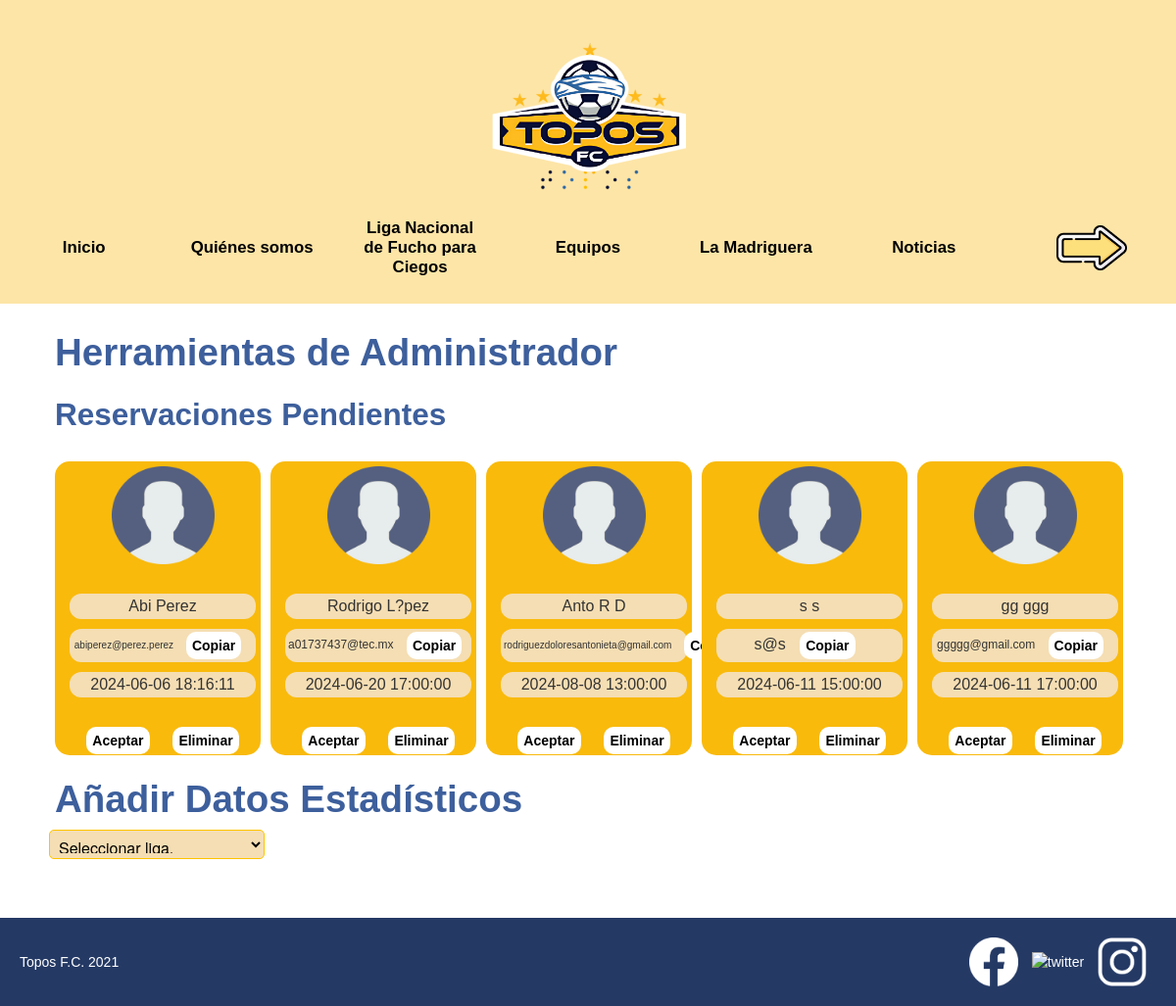
The app's page /admin.php with its own data.
### tables this page shows
CREATE TABLE `reservacion` (
  `idReserva` int(11) NOT NULL,
  `nombre` varchar(40) NOT NULL,
  `apellido` varchar(40) NOT NULL,
  `correo` varchar(255) NOT NULL,
  `motivo` varchar(100) NOT NULL,
  `horaRsv` datetime NOT NULL DEFAULT CURRENT_TIMESTAMP,
  `estado` varchar(100) DEFAULT 'Pendiente' NOT NULL
);

### admin.php (the view, shortened to what this page needs)
<!DOCTYPE html>
<html>
<head>
    <link href="css/bootstrap.min.css" rel="stylesheet" id="bootstrap-styles">
    <link rel="stylesheet" href="css/style.css">
</head>
<body class="adminPage">
<div class="container clearfix et_menu_container">
    <nav class="navbar_container">
        <div class="header_top">
            <div class="imagen_navbar">
                <img src="images/topos_logo.png" alt="Logo de topos FC">
            </div>
        </div>
        <div class="lista seccion1">
            <ul>
                <li><a href="https://toposfc.org/">Inicio</a></li>
                <li><a href="https://toposfc.org/quienes-somos/">Quiénes somos</a></li>
                <li><a href="https://toposfc.org/liga-nacional-de-futbol-para-ciegos/">Liga Nacional de Fucho para Ciegos</a></li>
                <li><a href="https://toposfc.org/equipos/">Equipos</a></li>
                <li><a href="https://toposfc.org/cdc_la_madriguera/">La Madriguera</a></li>
                <li><a href="https://toposfc.org/noticias/">Noticias</a></li>
                <li class="flecha"><a href="#seccion2"><img src="images/flecha_abajo.png" alt="Cambio de menú"></a></li>
            </ul>
        </div>
    </nav>
</div>
<div id='divInicial'>
    <br>
    <h1>Herramientas de Administrador</h1>
    <h2>Reservaciones Pendientes</h2>
    <br><br>
    <div class="scroll-container" id="reservations-container">
        <?php
        $pdo = Database::connect();
        $pdo->setAttribute(PDO::ATTR_ERRMODE, PDO::ERRMODE_EXCEPTION);
        $sql = "SELECT nombre, apellido, correo, motivo, horaRsv FROM reservacion WHERE estado = 'Pendiente'";
        $stmt = $pdo->prepare($sql);
        $stmt->execute();
        $result = $stmt->fetchAll(PDO::FETCH_ASSOC);
        if (empty($result)) {
            echo '<div class="scroll-item no-reservations">
                <div class="contenido">
                    <p>No hay reservaciones pendientes</p>
                </div>
            </div>';
        } else {
            foreach ($result as $row) {
                $horaRsv = $row['horaRsv'];
                echo '<div class="scroll-item" onclick="toggleGirar(this)">
                    <div class="contenido">
                        <img src="images/usuario.png" alt="Imagen usuario" class="ima_usuario"><br><br>
                        <div>
                            <div class="pinfo">' . $row['nombre'] . ' ' . $row['apellido'] . '</div>
                            <div class="pinfo correo-container">' . $row['correo'] . '
                                <button type="button" class="copy-btn" data-correo="' . $row['correo'] . '">Copiar</button>
                            </div>
                            <div class="pinfo">' . $row['horaRsv'] . '</div>
                            <br>
                            <button type="button" class="accept" data-hora-rsv="' . $horaRsv . '">Aceptar</button>
                            <button type="button" class="delete-btn" data-hora-rsv="' . $horaRsv . '">Eliminar</button>
                        </div>
                    </div>
                    <div class="back-content">
                        El motivo de la reservacion es:
                        <br>' . $row['motivo'] . '
                    </div>
                </div>';
            }
        }
        ?>
    </div>
    <h1>Añadir Datos Estadísticos</h1>
<select class="button-colors" name="leagueChosen" id="leagueSelector" onchange="changeLeague(this.value)">
    <option value="admin" selected>Seleccionar liga.</option>
</select>
</div>
<footer class="footer">
    <div class="left-content">Topos F.C. 2021</div>
    <div class="right-content">
        <img src="images/facebook-icon-white-png.png" alt="facebook">
        <img src="images/twitter_logo_thin_icon_171449.png" alt="twitter">
        <img src="images/IG-white-instagram-logo-transparent-background-7740.png" alt="instagram">
    </div>
</footer>
</body>
</html>

### css/style.css (style rules this page uses)
* { margin: 0; padding: 0; box-sizing: border-box; }
html, body { overflow-x: hidden; }
body { background-color: #FFFFFF; font-family: 'Allerta', Helvetica, Arial, Lucida, sans-serif; }
h1, h2, h3, h4 { color: #3D5F9C; font-family: 'Allerta', Helvetica, Arial, Lucida, sans-serif; padding-left: 3vw; padding-right: 3vw; padding-bottom: 1px; }
a { font-style: inherit; padding-left: 5vw; padding-right: 5vw; }
ul { list-style-type: disc; padding-left: 5vw; padding-right: 5vw; }
.container { position: relative; width: 100%; }
.navbar_container { background-color: #fde5a7; width: 100vw; padding: 10px 0; display: flex; flex-direction: column; align-items: center; position: relative; }
.header_top { width: 100%; display: flex; justify-content: center; align-items: center; position: relative; padding: 10px; }
.imagen_navbar { text-align: center; width: 100%; }
.imagen_navbar img { max-height: 200px; }
.lista { width: 100%; text-align: center; transition: opacity 0.5s ease-in-out, transform 0.5s ease-in-out; opacity: 0; transform: translateY(-20px); display: none; justify-content: space-around; align-items: center; height: 70px; }
.lista.active { display: flex; animation: fadeIn 0.5s ease-in-out forwards; }
nav ul { list-style-type: none; padding: 0; margin: 0; display: flex; justify-content: space-around; align-items: center; width: 100%; }
nav ul li { margin: 0 10px; text-align: center; max-width: 150px; white-space: pre-wrap; flex: 1; }
nav ul li a { text-decoration: none; color: black; padding: 10px; font-size: 1.2em; font-weight: bold; transition: color 0.3s, transform 0.3s; display: inline-block; line-height: 1.2em; margin-bottom: 2vw; }
nav ul li.flecha a { font-size: 1.5em; }
.ima_usuario { width: 50%; margin-left: auto; margin-right: auto; }
button { box-sizing: border-box; padding: 12px 18px; border-radius: 10px; border: 0; text-align: center; font-weight: bolder; margin: auto; display:block; background-color: blue; background-size: 3px; font-family: inherit; color: yellow; }
.accept { background-color: #47972c; color: #bedab5; }
.button-colors { color: black; background-color: wheat; border-color: rgb(255, 196, 2); border-width: 1px; border-radius: 5px; margin-left: 30px; padding: 5px; font-size: 16px; }
.button-colors option { color: black; background-color: wheat; }
.button-colors option:checked { background-color: #ffc402; color: #0000ec; }
.footer { background-color: #243964; color: white; padding: 20px; display: flex; width: 100%; margin-top: 50px; justify-content: space-between; align-items: center; }
.left-content { flex: 1; }
.right-content img { width: 50px; height: auto; margin-right: 10px; }
.scroll-container { padding-left: 3vw; }
.flecha img { width: 6vw; height: auto; }
.reservation-wrapper h1, h2, h3, h4 { padding-top: 10px; padding-left: 3vw; padding-right: 0vw; padding-bottom: 1vw; margin-top: 1vw; margin-bottom: -2vw; text-align: left; }
#divInicial { padding-left: 20px; padding-right: 60px; }
.adminPage ul, ol { list-style-type: none; }
.scroll-container { width: 100vw; white-space: nowrap; overflow-x: auto; }
.scroll-item { perspective: 1000px; position: relative; display: inline-block; width: 210px; height: 300px; margin-right: 10px; margin-bottom: 10px; background-color: #f0f0f0; text-align: center; padding: 5px; background: #f9ba0c; border-radius: 15px; cursor: pointer; transition: transform 0.6s; }
.scroll-item .contenido { position: absolute; width: 100%; height: 100%; backface-visibility: hidden; transition: opacity 0.6s; }
.scroll-item img { width: 105px; height: auto; max-height: 100px; }
.pinfo { padding: 3px; margin: 10px; border-radius: 12px; background: wheat; font-size: 16px; overflow-wrap: break-word; white-space: nowrap; }
.adminPage button { padding: 4px 6px; border: 0; text-align: center; font-weight: bolder; margin-left: 10px; margin-right: 10px; display: revert; background-color: white; background-size: 1px; color: black; border-radius: 10px; }

### records on screen
reservacion: nombre "Abi", apellido "Perez", correo "abiperez@perez.perez", horaRsv "2024-06-06 18:16:11"
reservacion: nombre "Rodrigo", apellido "L?pez", correo "a01737437@tec.mx", horaRsv "2024-06-20 17:00:00"
reservacion: nombre "Anto", apellido "R D", correo "rodriguezdoloresantonieta@gmail.com", horaRsv "2024-08-08 13:00:00"
reservacion: nombre "s", apellido "s", correo "s@s", horaRsv "2024-06-11 15:00:00"
reservacion: nombre "gg", apellido "ggg", correo "ggggg@gmail.com", horaRsv "2024-06-11 17:00:00"
